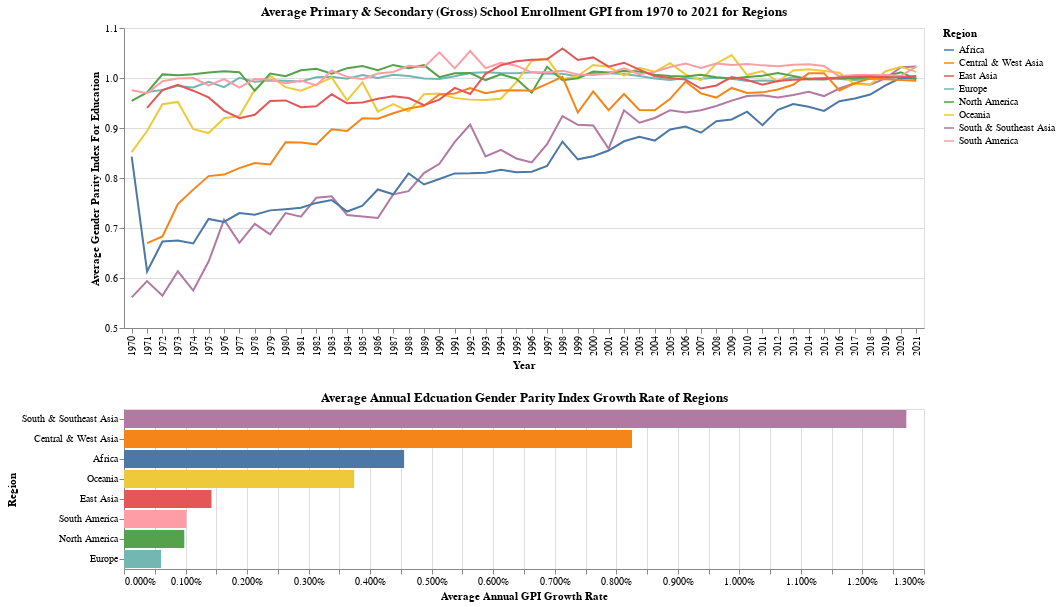

The notebook cell saved with this chart:
### Code cell
alt.data_transformers.disable_max_rows()

selection = alt.selection_single(fields=['Continent'], name='Random')

color1 = alt.condition(selection, alt.Color('Continent:N', title='Region'), alt.value('lightgray'))

line = (
    alt.Chart(finEdu)
    .mark_line()
    .encode(
        x = alt.X('Year:N'),
        y = alt.Y('mean(GPI):Q', 
                  scale=alt.Scale(
                      domain = (0.5, 1.1)
                      )
                  ), 
        color = color1,
        tooltip = [
            alt.Tooltip('Continent:N', title='Region'),
            alt.Tooltip('Year:N', title='Year'),
            alt.Tooltip('mean(GPI):Q', title='GPI')
        ]
    )
    .add_selection(selection)
    .properties(width=800)
)

line.title = "Average Primary & Secondary (Gross) School Enrollment GPI from 1970 to 2021 for Regions"
line.encoding.x.title = 'Year'
line.encoding.y.title = 'Average Gender Parity Index For Education'

color2 = alt.condition(
        selection,
        alt.Color('Continent:N'),
        alt.value('lightgray')
        )

bar = (
        alt.Chart(finEdu)
        .mark_bar()
        .encode(y = alt.Y('Continent:N',
                          sort=alt.EncodingSortField(
                              field = 'Continent_GR', 
                              op = 'mean', 
                              order = 'descending')
                          ),
                x = alt.X('Continent_GR:Q', 
                          axis = alt.Axis(format = ".3%")),  # Format as percentage
                color = color2,
                tooltip = [
                    alt.Tooltip('Continent:N', title='Region'),
                    alt.Tooltip('mean(Continent_GR):Q', 
                                title = 'GPI Annual Growth Rate', 
                                format = ".3%")  # Format tooltip as percentage
        ]
                )
        .add_selection(selection)
        .properties(width=800)
)

bar.title = "Average Annual Edcuation Gender Parity Index Growth Rate of Regions"
bar.encoding.x.title = 'Average Annual GPI Growth Rate'
bar.encoding.y.title = 'Region'



line & bar

### Figure 1 — Vega-Lite specification as saved in the notebook (floating-point values rounded to 4 significant figures; data arrays with more than 128 entries replaced by an {"elided": "..."} marker saying what was removed)
{"config": {"view": {"continuousWidth": 400, "continuousHeight": 300}}, "vconcat": [{"mark": "line", "encoding": {"color": {"condition": {"field": "Continent", "title": "Region", "type": "nominal", "selection": "Random"}, "value": "lightgray"}, "tooltip": [{"field": "Continent", "title": "Region", "type": "nominal"}, {"field": "Year", "title": "Year", "type": "nominal"}, {"aggregate": "mean", "field": "GPI", "title": "GPI", "type": "quantitative"}], "x": {"field": "Year", "title": "Year", "type": "nominal"}, "y": {"aggregate": "mean", "field": "GPI", "scale": {"domain": [0.5, 1.1]}, "title": "Average Gender Parity Index For Education", "type": "quantitative"}}, "selection": {"Random": {"type": "single", "fields": ["Continent"]}}, "title": "Average Primary & Secondary (Gross) School Enrollment GPI from 1970 to 2021 for Regions", "width": 800}, {"mark": "bar", "encoding": {"color": {"condition": {"field": "Continent", "type": "nominal", "selection": "Random"}, "value": "lightgray"}, "tooltip": [{"field": "Continent", "title": "Region", "type": "nominal"}, {"aggregate": "mean", "field": "Continent_GR", "format": ".3%", "title": "GPI Annual Growth Rate", "type": "quantitative"}], "x": {"axis": {"format": ".3%"}, "field": "Continent_GR", "title": "Average Annual GPI Growth Rate", "type": "quantitative"}, "y": {"field": "Continent", "sort": {"field": "Continent_GR", "op": "mean", "order": "descending"}, "title": "Region", "type": "nominal"}}, "selection": {"Random": {"type": "single", "fields": ["Continent"]}}, "title": "Average Annual Edcuation Gender Parity Index Growth Rate of Regions", "width": 800}], "data": {"name": "data-0f73d2e3bbb9411751fc0d0192db3c62"}, "$schema": "https://vega.github.io/schema/vega-lite/v4.17.0.json", "datasets": {"data-0f73d2e3bbb9411751fc0d0192db3c62": {"elided": "5766 records"}}}
